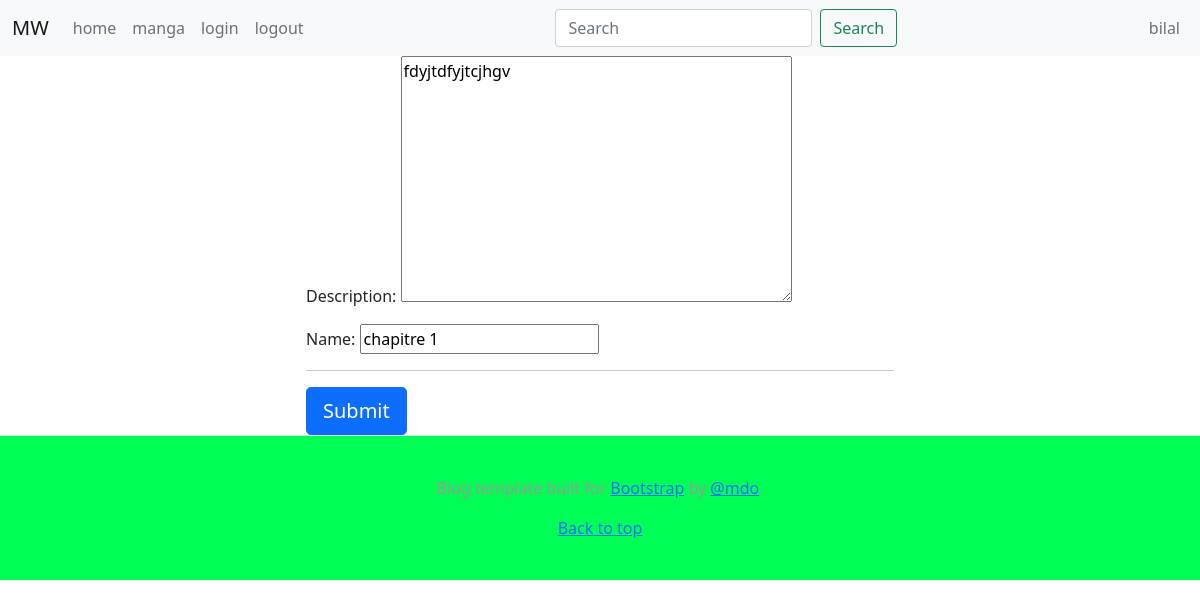
Before: /chapitre/chap/edit/3/ (signed in) with the older database file.
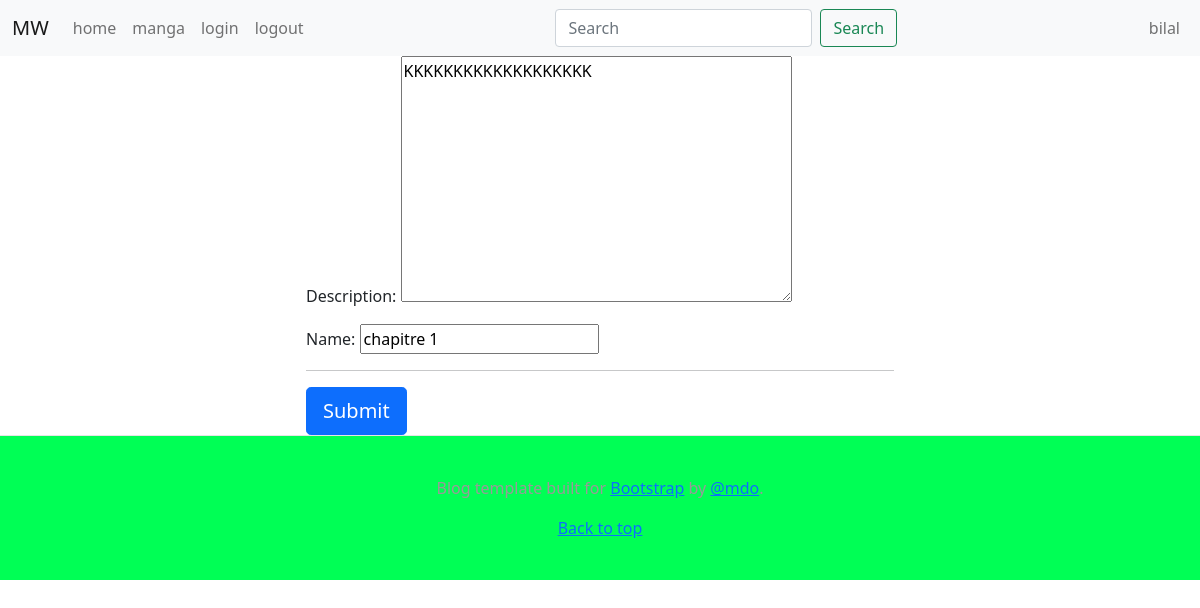
After: the same page with the newer database file.
### chapitre/models.py (models this page shows, shortened)
class Chapitre(models.Model):
    name = models.CharField(max_length=255, default='')
    description = models.TextField(default='')
    slug = models.SlugField(blank=True, default='')
    manga = models.ForeignKey(Manga, null=True, on_delete=models.CASCADE) #un chapitre appartient à un seul manga

### chapitre/views.py (the view)
# urls.py: path('chap/edit/<int:id>/',views.editchapitre,name='editchapitre'), #id correspond à l'id de chapitre
@login_required
def editchapitre(request, id=None): #le id est celui du chapitre
    chapitre = Chapitre.objects.get(id=id)
    if request.method == 'POST': #SI l'utilisateur ajoute un chapitre alors effectue la suite:
        form = ChapitreEditForm(request.POST, request.FILES, instance=chapitre) #récupère tout les champs du formulair remplis par l'utilisateur
        if form.is_valid(): #vérifier si tout les champs remplis par l'utilisateur son valide
            chapitrenew = form.save(commit=False) # récupère le contenus du formulaire (name,description)
            chapitrenew.save() #sauvegarder le chapitre dans la base de donnée
            return redirect('pagedetailmanga', chapitrenew.manga.slug) #rediriger vers la page detailmanga d'un utilisateur
    else: #SINON effectue la suite:
        form = ChapitreEditForm(instance=chapitre) #envoyer le formulair vide pour être saisis par l'utilisateur
    return render(request, 'chapitre/formulaireeditchapitre.html', {'form': form}) #renvoie à la page formulaireeditchapitre

### chapitre/forms.py
class ChapitreEditForm(ModelForm):
    class Meta:
       model = Chapitre #représente le model de Chapitre
       fields = ('description', 'name') #représente les champs à saisir dans le formulaire

### templates/chapitre/formulaireeditchapitre.html (shortened to what this page needs)
{% extends 'base/base.html' %}
{% block content %}
<form action="" method="post" enctype="multipart/form-data">
    <div class="row justify-content-center">
      <div class="col-6">
        {{ form.as_p }}
        <hr class="mb-3">
        <button class="btn btn-primary btn-lg btn-block" type="submit">Submit</button>
      </div>
    </div>
</form>
{% endblock %}

Changed rows visible on the page:
changed Chapitre "chapitre 1": description "fdyjtdfyjtcjhgv" → "KKKKKKKKKKKKKKKKKKK"
